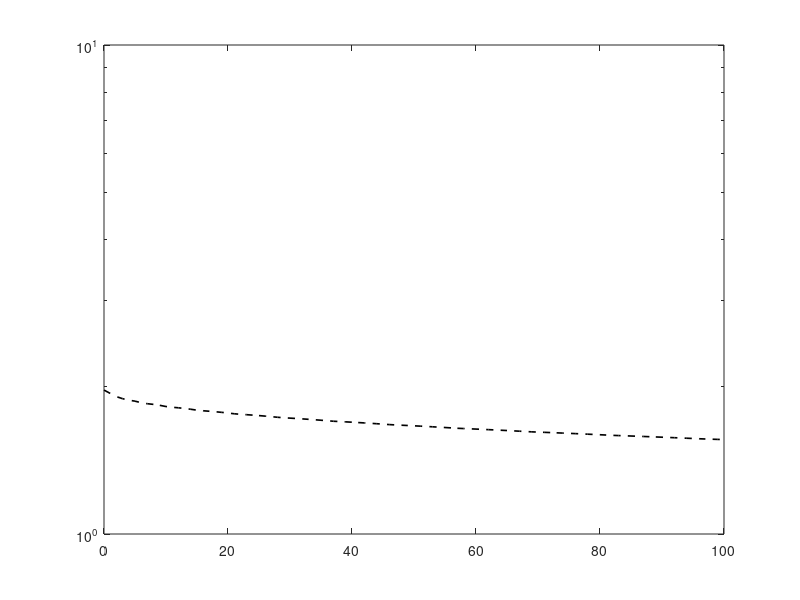

This chart was generated by the following MATLAB code: (Note: this script raises an error after producing the figure.)
clear

%% This is 3D code

n = 64; %Number of grid points per dimension.
h = 1/n; %Grid spacing
it_jacobi = 100;
it_srj = 1000;
it_linear = 7; % # of linearization steps.

N_ef = 0.5*pi/(asin(sqrt((2/3)*(sin(pi/(2*n)))^2)))  % Dirichlet Boundary Conditions

%% Initializing Stuff
[X,Y,Z] = ndgrid(0:h:1);
%Domain is [0,1]x[0,1]. %First index is for x (top to bottom).
%Second index is for y axis (left to right).
hsq = h^2;
nsq = n^2;
% True Solution
T = 1./(X+1)+1./(Y+1);
%Dirchlet boundary conditions.
A = zeros(n+1,n+1,n+1);
A(1,:,:) = T(1,:,:);
A(n+1,:,:) = T(n+1,:,:);
A(:,1,:) = T(:,1,:);
A(:,n+1,:) = T(:,n+1,:);
A(:,:,1) = T(:,:,1);
A(:,:,n+1) = T(:,:,n+1);

% RHS
Rc = 3./(((X+1).^2).*(Y+1)) +3./(((Y+1).^2).*(X+1));
R = 2*(A.^3-Rc);

res = max(max(max(abs(T-A))));
iteration = zeros(1,it_jacobi+it_linear*it_srj+1);
residual = zeros(1,it_jacobi+it_linear*it_srj+1);
residual (1) = res;

onebysix = 1/6;

%% Jacobi Iteration on nonlinear PDE.
disp('STARTING JACOBI ITERATION.')

count = 1;
while count <= it_jacobi
    A(2:n,2:n,2:n) = onebysix*(A(1:n-1,2:n,2:n)+A(3:n+1,2:n,2:n)+A(2:n,1:n-1,2:n)+A(2:n,3:n+1,2:n)+A(2:n,2:n,1:n-1)+A(2:n,2:n,3:n+1)-hsq*R(2:n,2:n,2:n));
    res = max(max(max(abs(T-A))));
    residual (count+1) = res;
    iteration (count+1) = count;
    %% UNCOMMENT IF RHS HAS DEPENDENCE ON A
    R = 2*(A.^3-Rc); % update RHS
    count = count+1;
end


%% Plotting
semilogy(iteration(1:it_jacobi+1),residual(1:it_jacobi+1),'--k','LineWidth',1.2,'DisplayName','Jacobi')
hold on

V0 = A;


%% Linearization and SRJ
load P6_64.srj
load P6_100.srj
load P6_300.srj

Omega = P6_64;
M = length(Omega);
OneMinusOmega = 1 -  Omega;

disp('Starting with Linearization')

count=1; % Count
while count <= it_linear
    disp(['Linearization Step ' num2str(count)])
    deltaV = zeros(n+1,n+1,n+1); % guess
    laplaceV0 = V0;
    laplaceV0(2:n,2:n,2:n) = nsq*(V0(1:n-1,2:n,2:n)+V0(3:n+1,2:n,2:n)+V0(2:n,1:n-1,2:n)+V0(2:n,3:n+1,2:n)+V0(2:n,2:n,1:n-1)+V0(2:n,2:n,3:n+1)-6*V0(2:n,2:n,2:n));
    Rv = 2*(V0.^3+3*V0.^2.*deltaV-Rc)-laplaceV0;
    Tv = T - V0;
    
    m = it_jacobi+it_srj*(count-1)+1;
    k=1;
    while k <= it_srj
        r = rem(k,M);
        if r == 0
            r = M;
        end
        B = onebysix*(deltaV(1:n-1,2:n,2:n)+deltaV(3:n+1,2:n,2:n)+deltaV(2:n,1:n-1,2:n)+deltaV(2:n,3:n+1,2:n)+deltaV(2:n,2:n,1:n-1)+deltaV(2:n,2:n,3:n+1)-hsq*Rv(2:n,2:n,2:n));
        deltaV(2:n,2:n,2:n) = OneMinusOmega(r)*deltaV(2:n,2:n,2:n) + Omega(r)*B;

        Diff = abs(Tv(2:n,2:n,2:n)-deltaV(2:n,2:n,2:n));
        res = max(max(max(Diff)));
        residual (m+k) = res;
        iteration (m+k) = m+k; % Iteration Count
        %% UNCOMMENT IF RHS HAS DEPENDENCE ON A
        Rv = 2*(V0.^3+3*V0.^2.*deltaV-Rc)-laplaceV0; % update RHS
        k = k+1;
    end
    
    %Plotting
    semilogy(iteration(m:m+k-1),residual(m:m+k-1),'-','Linewidth',1.2,'DisplayName',['SRJ ' num2str(count)])
    
    V0 = V0 + deltaV;
    count = count+1;
end

legend('show')
xlabel('Iteration Count','Fontsize',15)
ylabel('|| r ||_\infty','Fontsize',15)
title('Linearized SRJ','Fontsize',15)
grid on
